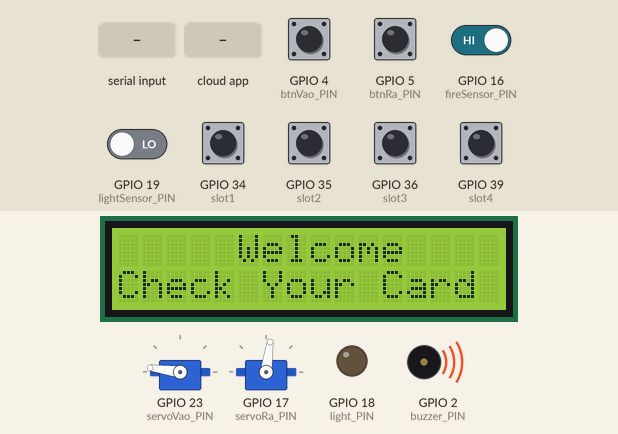
A sketch run on a simulated ESP32. On the bench: 2 × servo, 16×2 character LCD, output pins drawn as LEDs (lit = HIGH), buzzer (waves = sounding, pin HIGH). The test bench sets the inputs (shaded band); at power-on: GPIO 4 (btnVao_PIN), GPIO 5 (btnRa_PIN), GPIO 16 (fireSensor_PIN), GPIO 34 (slot1), GPIO 35 (slot2), GPIO 36 (slot3), GPIO 39 (slot4) HIGH, GPIO 19 (lightSensor_PIN) LOW. WiFi joins after 1.5 s; servers stay silent unless stated; the Firebase database answers and starts empty; what the sketch prints to the serial monitor is not drawn.

Above: at 2.2 s.
3.3 s: "1" received over Serial
At 4.6 s:
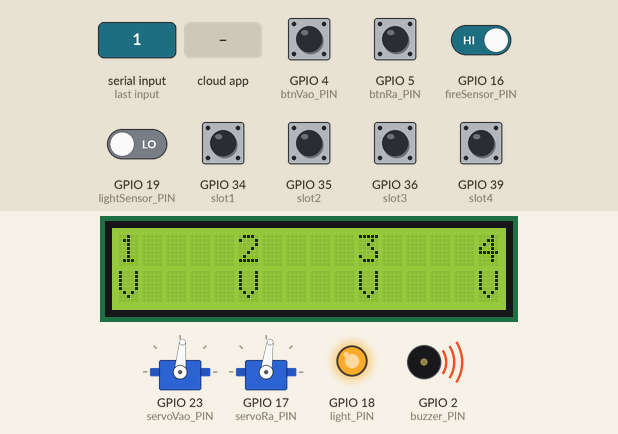
6.2 s: GPIO 16 (fireSensor_PIN) driven LOW
At 8.1 s:
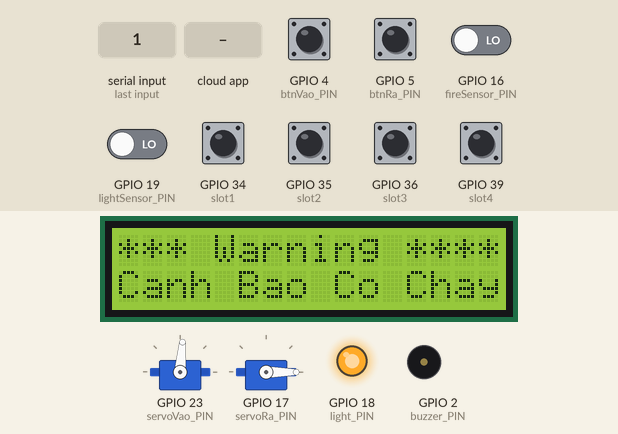
11.0 s: GPIO 5 (btnRa_PIN) pulled LOW for 0.15 s
At 11.22 s:
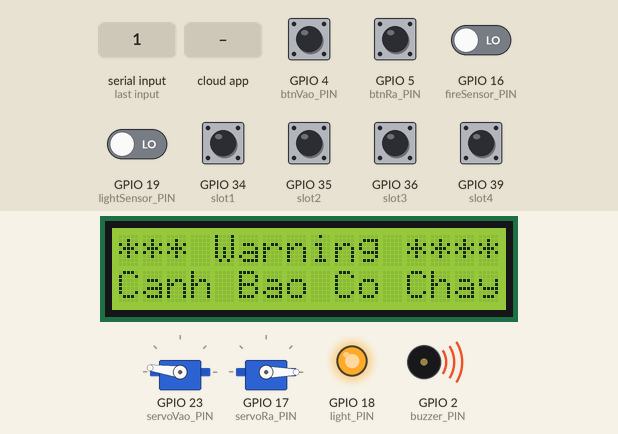
12.9 s: the phone or cloud app sets LightBtn to 1
At 14.3 s:
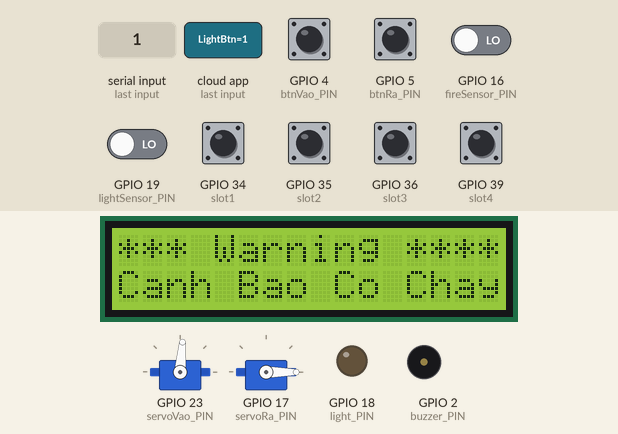
17.7 s: GPIO 4 (btnVao_PIN) pulled LOW for 0.15 s
At 18.5 s:
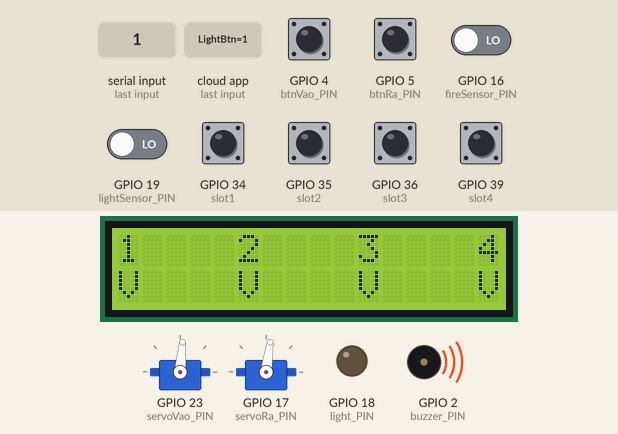
19.5 s: "2" received over Serial
At 24.4 s:
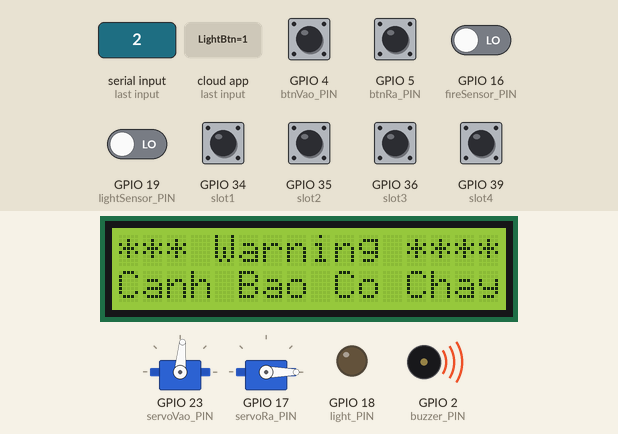
Timing chart, 0 to 25.3 s (numbered marks = the images above; inputs shaded):
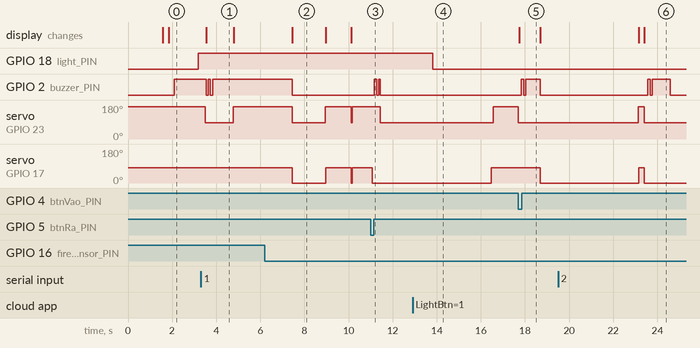

The sketch:

code_int_ESP32_multitask.ino
```cpp
#include <SPI.h>
#include <WiFi.h>
#include <ESP32Servo.h>
#include <Wire.h>
#include <LiquidCrystal_I2C.h>
#include <FirebaseESP32.h>


// Khai bao cac chan
#define buzzer_PIN       2
#define btnVao_PIN       4
#define btnRa_PIN        5
#define servoVao_PIN     23
#define servoRa_PIN      17
#define light_PIN        18
#define lightSensor_PIN  19
#define fireSensor_PIN   16
#define slot1            34
#define slot2            35
#define slot3            36
#define slot4            39

LiquidCrystal_I2C lcd(0x27, 16, 2);


// wifi infor
#define WIFI_SSID "Beckhcmut"
#define WIFI_PASSWORD "12345678"

// Firebase infor
#define FIREBASE_HOST "farebase-ded21-default-rtdb.firebaseio.com"
#define FIREBASE_AUTH "fy96O8LV5sio6dEPQHhaxE7BHAK2dyV1herIIteo"

FirebaseData firebaseData;

// unsigned long lastUpdateTime = 0;
// const unsigned long updateInterval = 5000; // milliseconds

Servo myservo_vao, myservo_ra;
char sv;

int lightSensor, fireSensor = HIGH;
int s1, s2, s3, s4;

int a = 0, b = 0, c = 0, d = 0;
int count = 0;

#if CONFIG_FREERTOS_UNICORE
#define ARDUINO_RUNNING_CORE 0
#else
#define ARDUINO_RUNNING_CORE 1
#endif

// define two tasks for Blink & AnalogRead
void TaskSensor( void *pvParameters );
void TaskControlBarie( void *pvParameters );

void setup() {
  pinMode(buzzer_PIN, OUTPUT);
  pinMode(btnVao_PIN, INPUT_PULLUP);
  pinMode(btnRa_PIN, INPUT_PULLUP);
  pinMode(servoVao_PIN, OUTPUT);
  pinMode(servoRa_PIN, OUTPUT);
  pinMode(light_PIN, OUTPUT);
  pinMode(lightSensor_PIN, INPUT);
  pinMode(fireSensor_PIN, INPUT);
  pinMode(slot1, INPUT);
  pinMode(slot2, INPUT);
  pinMode(slot3, INPUT);
  pinMode(slot4, INPUT);

  Serial.begin(9600);
  WiFi.begin(WIFI_SSID, WIFI_PASSWORD);
  while (WiFi.status() != WL_CONNECTED) {
    delay(500);
    Serial.print(".");
  }
  Serial.println("");
  Serial.println("WiFi connected");

  // Tạo đối tượng FirebaseConfig và cấu hình
  FirebaseConfig config;
  FirebaseAuth auth;
  config.host = FIREBASE_HOST;

  config.signer.tokens.legacy_token = FIREBASE_AUTH;

  // Khởi tạo kết nối Firebase
  Firebase.begin(&config, &auth);
  Firebase.reconnectWiFi(true);
  Firebase.setReadTimeout(firebaseData, 1000 * 60);
  Firebase.setwriteSizeLimit(firebaseData, "tiny");


  myservo_vao.attach(servoVao_PIN);
  myservo_ra.attach(servoRa_PIN);
  myservo_vao.write(172);
  myservo_ra.write(82);

  lcd.init();
  lcd.backlight();
  lcd.clear();

  delay(250);
  LCD();
  delay(250);

  // Now set up two tasks to run independently.
  xTaskCreatePinnedToCore(
    TaskSensor
    ,  "TaskSensor"   // A name just for humans
    ,  1024  // This stack size can be checked & adjusted by reading the Stack Highwater
    ,  NULL
    ,  2  // Priority, with 3 (configMAX_PRIORITIES - 1) being the highest, and 0 being the lowest.
    ,  NULL
    ,  ARDUINO_RUNNING_CORE);

  xTaskCreatePinnedToCore(
    TaskControlBarie
    ,  "TaskControlBarie"
    ,  1024  // Stack size
    ,  NULL
    ,  1  // Priority
    ,  NULL
    ,  ARDUINO_RUNNING_CORE);
}

void TaskSensor(void *pvParameters)  // This is a task.
{
  (void) pvParameters;

  while (true) // A Task shall never return or exit.
  {
    sensor();
    pushSensorDataToFirebase();
    // Điều khiển đèn
    lightSensor = digitalRead(lightSensor_PIN);
    Firebase.getInt(firebaseData, "/Light/LightBtn");
    int lightBtn = firebaseData.intData();

    if(lightBtn == 1) {
      digitalWrite(light_PIN, LOW);
    } else {
      digitalWrite(light_PIN, HIGH);
      Firebase.getInt(firebaseData, "/Light/LightAuto");
      int lightBtnAuto = firebaseData.intData();
      if(lightBtnAuto == 1) {
        if (lightSensor == HIGH) {
          digitalWrite(light_PIN, LOW);
        } else {
          digitalWrite(light_PIN, HIGH);
        }
      }
    }

    vTaskDelay(100);  // one tick delay (15ms) in between reads for stability
  }
}

void TaskControlBarie(void *pvParameters)  // This is a task.
{
  (void) pvParameters;

  while (true) {
    //Đọc dữ liệu gửi từ hệ thống để đóng mở cổng
    // Vòng lặp đọc dữ liệu cổng
    while (Serial.available()) {
      sv = Serial.read();
      Serial.println(sv);
      delay(200);
    }

    if (sv == '1') {
      barrierVao_open();
    } else {
      if (sv == '2') {
        barrierRa_open();
        } else {
          myservo_ra.write(82);
      }
      myservo_vao.write(172);
    }

    sv = '0';

    // Điều khiển đóng mở barie trong trường hợp nhận diện biển số lỗi hoặc hệ thống bị lỗi
    // Ấn nút cửa vào
    if (digitalRead(btnVao_PIN) == 0) {
      barrierVao_open();
    }else{
      myservo_vao.write(172);
    }

    // Ấn nút cửa ra
    if (digitalRead(btnRa_PIN) == 0) {
      barrierRa_open();
    }else {
      myservo_ra.write(82);
    }
    vTaskDelay(100);  // one tick delay (15ms) in between reads for stability
  }
}

void loop() {
  // Kiểm tra và tái kết nối Firebase nếu mất kết nối
  // if (Firebase.failed()) {
  //   // Firebase connect
  //   Firebase.begin(FIREBASE_HOST,FIREBASE_AUTH);
  //   Firebase.reconnectWiFi(true);
  //   Firebase.setReadTimeout(firebaseData, 1000 * 60);
  //   Firebase.setwriteSizeLimit(firebaseData, "tiny");
  // }

}

// Ham dong mo barier
void barrier_open(Servo myservo,int value_open,int value_close) {
  // Serial.println("mocua");
  myservo.write(value_open);
  LCD_TRUE();
  for(int i=0;i<2;i++) {
    digitalWrite(buzzer_PIN,LOW);
    delay(100);
    digitalWrite(buzzer_PIN,~LOW);
    delay(100);
  }
  delay(5000);
  myservo.write(value_close);
  LCD();
}

void barrierVao_open() {
  // Serial.println("mocua");
  myservo_vao.write(85);
  LCD_TRUE();
  for(int i=0;i<2;i++) {
    digitalWrite(buzzer_PIN,LOW);
    delay(100);
    digitalWrite(buzzer_PIN,~LOW);
    delay(100);
  }
  delay(5000);
  myservo_vao.write(172);
  LCD();
}

void barrierRa_open() {
  // Serial.println("mocua");
  myservo_ra.write(0);
  for(int i=0;i<2;i++) {
    digitalWrite(buzzer_PIN,LOW);
    delay(100);
    digitalWrite(buzzer_PIN,~LOW);
    delay(100);
  }
  delay(5000);
  myservo_ra.write(82);
}

// Ham cam bien
void sensor() {
  s1 = digitalRead(slot1);
  s2 = digitalRead(slot2);
  s3 = digitalRead(slot3);
  s4 = digitalRead(slot4);
  fireSensor = digitalRead(fireSensor_PIN);

  if (fireSensor == LOW) {
    LCD_BAO_CHAY();
    myservo_vao.write(85);
    myservo_ra.write(0);
    digitalWrite(buzzer_PIN, LOW);
  } else {
    myservo_vao.write(172);
    myservo_ra.write(82);
    digitalWrite(buzzer_PIN, HIGH);
    if (parking_space_check() == 4) {
      lcd.setCursor(0, 0);
      lcd.print("     Sorry!     ");
      lcd.setCursor(0, 1);
      lcd.print(" No space left! ");
    } else {
      LCD();
    }
  }
}

int parking_space_check() {
  if (s1 == LOW) {
    a = 1;
  } else {
    a = 0;
  }

  if (s2 == LOW) {
    b = 1;
  } else {
    b = 0;
  }

  if (s3 == LOW) {
    c = 1;
  } else {
    c = 0;
  }

  if (s4 == LOW) {
    d = 1;
  } else {
    d = 0;
  }

  count = a + b + c + d;
  return count;
}

// Push dữ liệu cảm biến lên firebase
void pushSensorDataToFirebase() {
  Firebase.setInt(firebaseData, "/FireSensor", fireSensor);
  Firebase.setInt(firebaseData, "/ParkingSpace/ParkingSpaceCount", parking_space_check());
  Firebase.setInt(firebaseData, "/ParkingSpace/Space1", s1);
  Firebase.setInt(firebaseData, "/ParkingSpace/Space2", s2);
  Firebase.setInt(firebaseData, "/ParkingSpace/Space3", s3);
  Firebase.setInt(firebaseData, "/ParkingSpace/Space4", s4);
}

// Cac hàm hiển thị thông báo lên LCD
void LCD() {
    lcd.setCursor(0,0);
    lcd.print("     Welcome    ");
    lcd.setCursor(0,1);
    lcd.print("Check Your Card ");
}

void LCD_FALSE(){
    lcd.clear();
    lcd.setCursor(3,0);
    lcd.print("Wrong card");
    lcd.setCursor(0,1);
    lcd.print("Check Again");
}

void LCD_TRUE() {
  lcd.clear();
  lcd.setCursor(0,0);
  lcd.print("1    2    3    4");
  if(s1==LOW) { // co xe
    lcd.setCursor(0,1);
    lcd.print("X    ");
  } else {
    lcd.setCursor(0,1);
    lcd.print("V    ");
  }

  if(s2==LOW) { // co xe
    lcd.setCursor(5,1);
    lcd.print("X    ");
  } else {
    lcd.setCursor(5,1);
    lcd.print("V    ");
  }

  if(s3==LOW) {// co xe
      lcd.setCursor(10,1);
      lcd.print("X    ");
  } else {
    lcd.setCursor(10,1);
    lcd.print("V    ");
  }

  if(s4==LOW) { // co xe
    lcd.setCursor(15,1);
    lcd.print("X");
  } else {
    lcd.setCursor(15,1);
    lcd.print("V");
  }
}

void LCD_BAO_CHAY(){
    lcd.setCursor(0,0);
    lcd.print("*** Warning ****");
    lcd.setCursor(0,1);
    lcd.print("Canh Bao Co Chay");
}
```

Measured:
- after the input at 3.3 s, GPIO 2 (buzzer_PIN): alternates HIGH for 0.10 s and LOW for 0.10 s, 4 changes in all, then stays HIGH, starting after 0.24 s; servo on GPIO 23 (servoVao_PIN): 172° → 85° after 0.20 s, → 172° 1.3 s later; the display: changes after 0.24 s (image 1)
- after the input at 6.2 s, GPIO 2 (buzzer_PIN): HIGH → LOW after 1.3 s; servo on GPIO 23 (servoVao_PIN): 172° → 85° after 1.3 s, → 172° 1.5 s later; servo on GPIO 17 (servoRa_PIN): 82° → 0° after 1.3 s, → 82° 1.5 s later; the display: changes after 1.3 s (image 2)
- after the input at 11.0 s, GPIO 2 (buzzer_PIN): alternates HIGH for 0.09 s and LOW for 0.10 s, 4 changes in all, then stays LOW, starting after 0.17 s; servo on GPIO 23 (servoVao_PIN): goes on until 11.4 s, then stays 85°
- after the input at 12.9 s, GPIO 18 (light_PIN): HIGH → LOW after 0.93 s
- after the input at 17.7 s, GPIO 2 (buzzer_PIN): LOW → HIGH after 0.14 s, → LOW 0.10 s later, → HIGH 0.10 s later, → LOW 0.64 s later; servo on GPIO 17 (servoRa_PIN): goes on until 18.7 s, then stays 0°; the display: changes at once (image 5)
- after the input at 19.5 s, GPIO 2 (buzzer_PIN): LOW → HIGH after 4.1 s, → LOW 0.10 s later, → HIGH 0.10 s later, → LOW 0.82 s later; servo on GPIO 23 (servoVao_PIN): goes on until 23.4 s, then stays 85°; servo on GPIO 17 (servoRa_PIN): goes on until 23.4 s, then stays 0°
- what the display in image 1 shows lasts 1.3 s, from 3.5 s to 4.8 s
